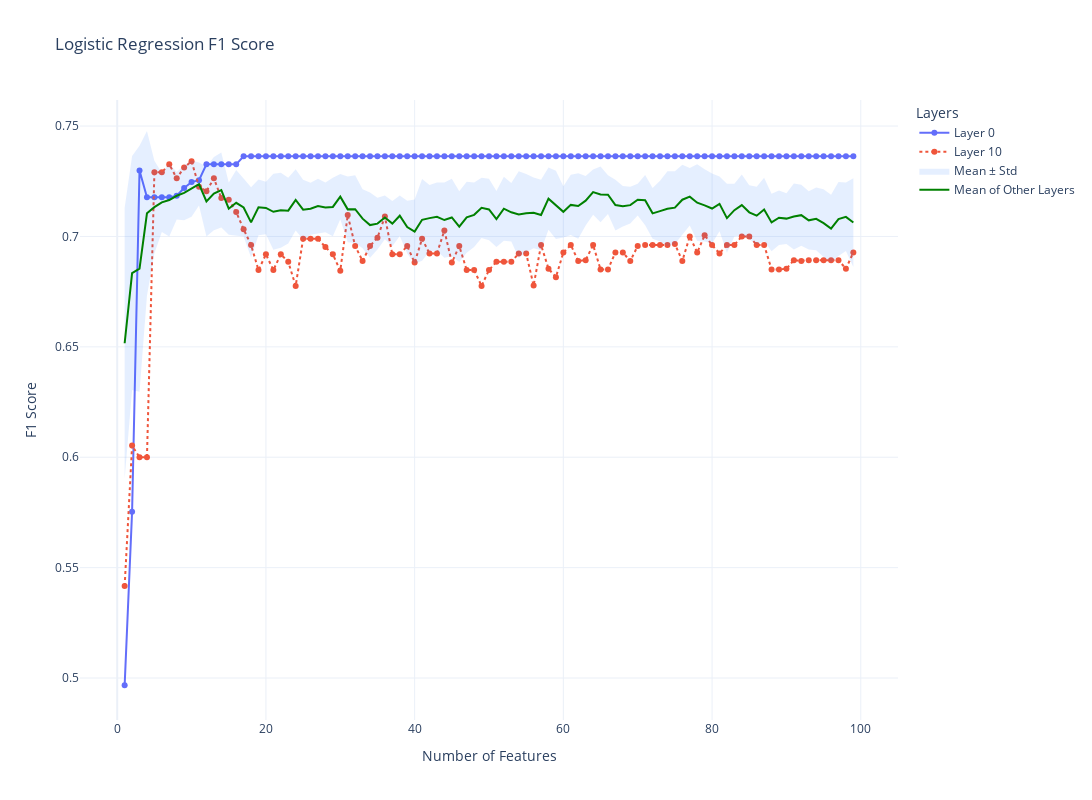

The cell this chart's notebook holds for it:
### Code cell
plot_decision_tree_f1(logistic_regression_results, selected_layers=[0, 10], title="Logistic Regression F1 Score")
